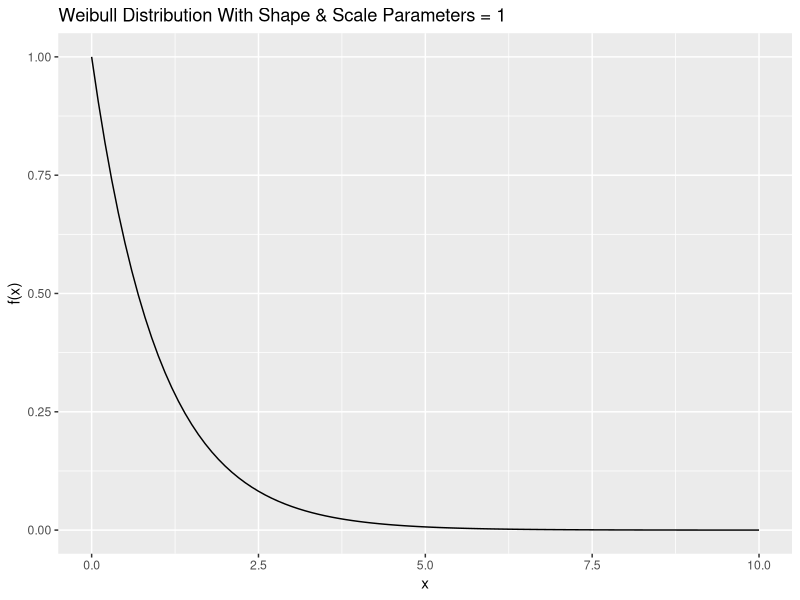

Reproduce this figure in R.
## ---- chunk 1
ppois(5, lambda = 5, lower.tail = FALSE)
## ---- chunk 2
library(ggplot2)
df <- data.frame(x=seq(0,10,by=0.1))
ggplot(df) + 
    stat_function(aes(x),fun=dweibull,args = list(shape = 1, scale = 1))  + 
    labs(x = "x", y = "f(x)", 
       title = "Weibull Distribution With Shape & Scale Parameters = 1") 
